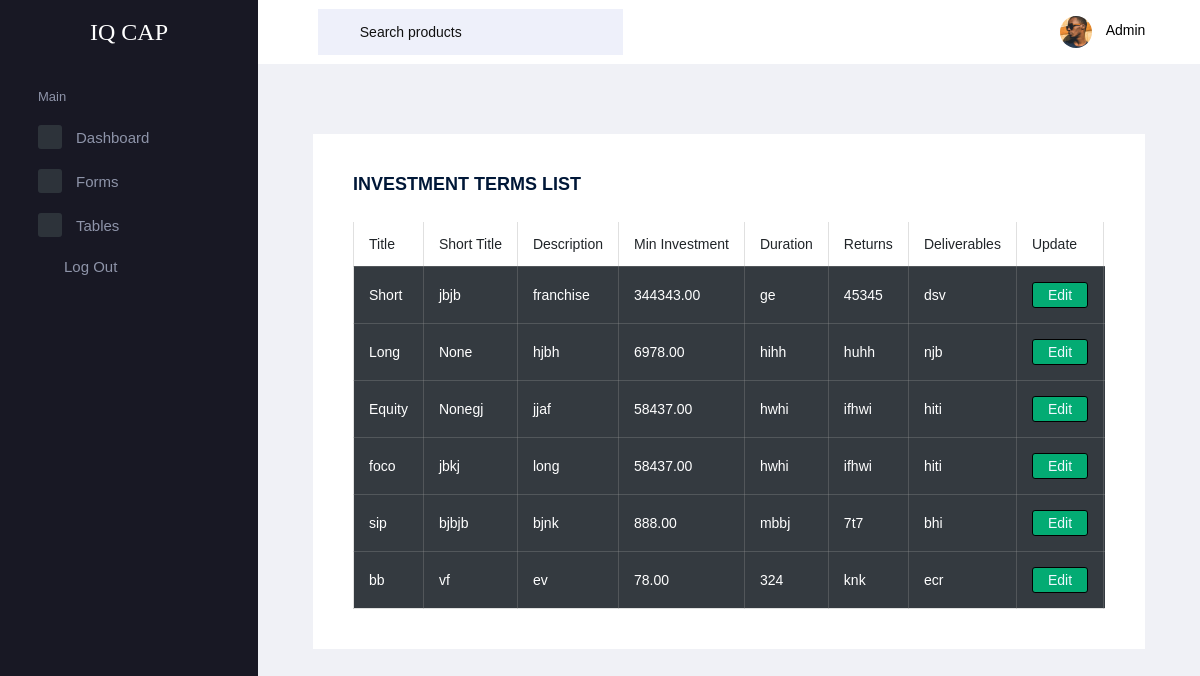
Screenshot of /investment_term_list/ (signed in) with the database file from the repository.
### appback/models.py (models this page shows, shortened)
class InvestmentTerm(models.Model):
    title = models.CharField(max_length=255)
    short_title = models.CharField(max_length=100,null=True,blank=True)
    description = models.TextField()
    minimum_investment = models.DecimalField(max_digits=10, decimal_places=2)
    duration = models.CharField(max_length=255)
    returns = models.CharField(max_length=255)
    deliverables = models.CharField(max_length=255)
    video=models.URLField(max_length=200,null=True,blank=True)

### adminapp/views.py (the view)
    def _wrapped_view_func(request, *args, **kwargs):
        if 'admin_id' not in request.session:
            return redirect('adminapp:login')
        return view_func(request, *args, **kwargs)

### adminapp/views.py (called while the page is built)
def admin_required(view_func):
    def _wrapped_view_func(request, *args, **kwargs):
        if 'admin_id' not in request.session:
            return redirect('adminapp:login')
        return view_func(request, *args, **kwargs)
    return _wrapped_view_func

@admin_required
def investment_terms_list(request):
    investment_terms = InvestmentTerm.objects.all()
    context = {
        'investment_terms': investment_terms,
    }
    return render(request, 'term_list.html', context)

### adminapp/templates/term_list.html (shortened to what this page needs)
<!DOCTYPE html>
<html lang="en">
<head>
  <link rel="stylesheet" href="/static/assets/vendors/mdi/css/materialdesignicons.min.css">
  <link rel="stylesheet" href="/static/assets/vendors/flag-icon-css/css/flag-icon.min.css">
  <link rel="stylesheet" href="/static/assets/vendors/css/vendor.bundle.base.css">
  <link rel="stylesheet" href="/static/assets/css/style.css">
</head>
<body>
  <div class="container-scroller">
    <nav class="navbar default-layout-navbar col-lg-12 col-12 p-0 fixed-top d-flex flex-row">
      <div class="text-center navbar-brand-wrapper d-flex align-items-center justify-content-center">
        <a class="navbar-brand brand-logo " href="#"
          style="color: white; font-family:Georgia, 'Times New Roman', Times, serif;">IQ CAP</a>
      </div>
      <div class="navbar-menu-wrapper d-flex align-items-stretch">
        <button class="navbar-toggler navbar-toggler align-self-center" type="button" data-toggle="minimize">
          <span class="mdi mdi-menu"></span>
        </button>
        <div class="search-field d-none d-xl-block">
          <form class="d-flex align-items-center h-100" action="#">
            <div class="input-group">
              <div class="input-group-prepend bg-transparent">
                <i class="input-group-text border-0 mdi mdi-magnify"></i>
              </div>
              <input type="text" class="form-control bg-transparent border-0" placeholder="Search products">
            </div>
          </form>
        </div>
        <ul class="navbar-nav navbar-nav-right">
          <li class="nav-item nav-profile dropdown">
            <a class="nav-link dropdown-toggle" id="profileDropdown" href="#" data-toggle="dropdown"
              aria-expanded="false">
              <div class="nav-profile-img">
                <img src="/static/assets/images/faces/face25.jpg" alt="image">
              </div>
              <div class="nav-profile-text">
                <p class="mb-1 text-black">Admin</p>
              </div>
            </a>
          </li>
        </ul>
      </div>
    </nav>
    <div class="container-fluid page-body-wrapper">
      <nav class="sidebar sidebar-offcanvas" id="sidebar">
        <ul class="nav">
          <li class="nav-item nav-category">Main</li>
          <li class="nav-item">
            <a class="nav-link" href="{% url 'adminapp:index' %}">
              <span class="icon-bg"><i class="mdi mdi-cube menu-icon"></i></span>
              <span class="menu-title">Dashboard</span>
            </a>
          </li>
          <li class="nav-item">
            <a class="nav-link" data-toggle="collapse" href="#ui-basic" aria-expanded="false" aria-controls="ui-basic">
              <span class="icon-bg"><i class="mdi mdi-crosshairs-gps menu-icon"></i></span>
              <span class="menu-title">Forms</span>
              <i class="menu-arrow"></i>
            </a>
          </li>
          <li class="nav-item">
            <a class="nav-link" data-toggle="collapse" href="#tables" aria-expanded="false" aria-controls="tables">
              <span class="icon-bg"><i class="mdi mdi-table-large menu-icon"></i></span>
              <span class="menu-title">Tables</span>
              <i class="menu-arrow"></i>
            </a>
          </li>
          <li class="nav-item sidebar-user-actions">
            <div class="sidebar-user-menu">
              <a href="{% url 'adminapp:logout' %}" class="nav-link"><i class="mdi mdi-logout menu-icon"></i>
                <span class="menu-title">Log Out</span></a>
            </div>
          </li>
        </ul>
      </nav>
      <div class="main-panel">
        <div class="content-wrapper">
          <div class="col-lg-12 stretch-card">
            <div class="card">
              <div class="card-body ">
                <h4 class="card-title">INVESTMENT TERMS LIST</h4>
                <div class="table-responsive">
                  <table class="table table-bordered table-striped">
                    <thead>
                      <tr>
                        <th class="table-white"> Title </th>
                        <th class="table-white" > Short Title </th>
                        <th class="table-white"> Description </th>
                        <th class="table-white"> Min Investment </th>
                        <th class="table-white"> Duration </th>
                        <th class="table-white"> Returns </th>
                        <th class="table-white"> Deliverables </th>
                        <th class="table-white"> Update </th>
                      </tr>
                    </thead>
                    <tbody>
                      {% for term in investment_terms %}
                      <tr class="table">
                        <td class="table-dark"> {{term.title}} </td>
                        <td class="table-dark"> {{term.short_title}} </td>
                        <td class="table-dark"> {{term.description}} </td>
                        <td class="table-dark"> {{term.minimum_investment}} </td>
                        <td class="table-dark"> {{term.duration}} </td>
                        <td class="table-dark"> {{term.returns}} </td>
                        <td class="table-dark"> {{term.deliverables}} </td>
                        <td class="table-dark"> <a href="{% url 'adminapp:edit_investment_term' term_id=term.id %}">
                            <button type="submit"
                              style="max-width: 100%; height: 100%;padding:5px 15px 5px 15px; border: 1px solid black; border-radius: 3px; background-color: rgb(3, 171, 115); color: aliceblue;">Edit</button></a>
                        </td>
                      </tr>
                      {% endfor %}
                    </tbody>
                  </table>
                </div>
              </div>
            </div>
          </div>
        </div>
      </div>
    </div>
  </div>
</body>
</html>

### rows the page displays
InvestmentTerm: title "Short", short_title "jbjb", description "franchise", minimum_investment "344343.00", duration "ge", returns "45345", deliverables "dsv"
InvestmentTerm: title "Long", short_title "None", description "hjbh", minimum_investment "6978.00", duration "hihh", returns "huhh", deliverables "njb"
InvestmentTerm: title "Equity", short_title "Nonegj", description "jjaf", minimum_investment "58437.00", duration "hwhi", returns "ifhwi", deliverables "hiti"
InvestmentTerm: title "foco", short_title "jbkj", description "long", minimum_investment "58437.00", duration "hwhi", returns "ifhwi", deliverables "hiti"
InvestmentTerm: title "sip", short_title "bjbjb", description "bjnk", minimum_investment "888.00", duration "mbbj", returns "7t7", deliverables "bhi"
InvestmentTerm: title "bb", short_title "vf", description "ev", minimum_investment "78.00", duration "324", returns "knk", deliverables "ecr"
